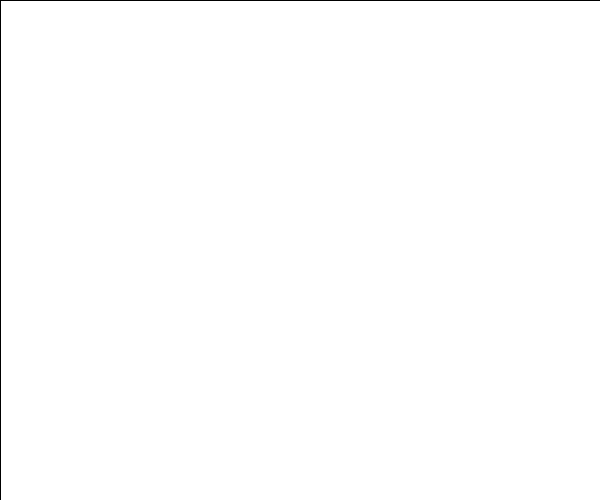
Frame 1 (no input)
Frame 60 (the mouse pressed at the canvas centre just before this capture): identical to frame 1, image omitted
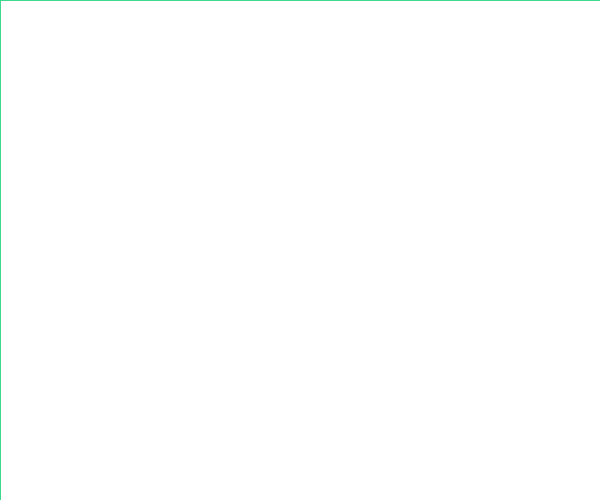
Frame 120 (the mouse held since frame 60 and released just before this capture)

The Processing sketch that drew these frames (run headless with seeded random() and noise(); from frame 60 on, the mouse is pressed at the canvas centre):

// Processing sketch: processing_8016
// ── processing_8016.pde

/**
 // Assignment -Algorithmic Tree
 // In this assignment you should create a Algorithmic Tree that utilizes recursive methods.\
 // author-Lee Shan-Yu 
 // reference-Processing tutorial: tree, Simple tree by Jean-no
 // 主題-雲霧中的樹群
 // 操作說明-利用滑鼠決定第一位置 並利用遞迴及random範圍 使碎形(分支長短顏色)產生變化
 // 問題-不知如何將array用於此設計的manage information
 */
 
float a;   

void setup(){ 
  size(600,500); 
  smooth();
  background(255); 
  frameRate(30); 
//  fill(255,10);  //透明度 漸漸覆蓋消失
} 

void draw(){ 
 rect(0,0,width,height); 
 fill(255,10);//透明度 漸漸覆蓋消失
} 

// float[][] myPoints = new float[][];

void branch(float x, float y, float s, float a){ 
  strokeWeight(s*0.1); //樹幹粗細變化量
  float newx = x+cos(a)*s; //newx絕對位置以原有+相對長 a角度(新點)
  float newy = y+sin(a)*s; //newy絕對位置以原有+相對長
  line(x,y,newx,newy); //定線的起始位置
  
  if(s>1){ 
  branch(newx, newy, s*(random(0.5,0.7)), a-radians(random(10,15))); //樹 左向分支 s,a變量
  branch(newx, newy, s*(random(0.5,0.7)), a+radians(random(10,15))); //樹 右向分支
  } 
} 

void mousePressed(){ 
  stroke(random(0,20),random(200,255),random(100,120)); //顏色範圍界定 使確定為G色
  branch(mouseX, height, height-mouseY, radians(270)); //滑鼠按下去點為第一線的終點(高) 角度270,重直GL
} 
